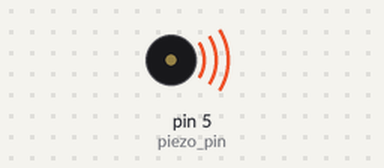
A sketch run on a simulated Arduino Uno, built with avr-gcc and run on an emulated ATmega328P. Shown: buzzer (waves = sounding).

Above: at 0.3 s.
Timing chart, 0 to 11.4 s (numbered marks = the images above):
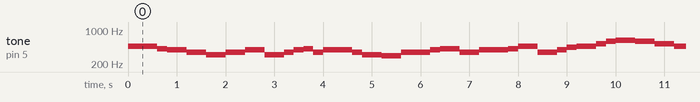

Measured:
- by itself, tone on pin 5 (piezo_pin): plays 466 Hz for 0.60 s, 415 Hz for 0.20 s, 392 Hz for 0.40 s, 349 Hz for 0.40 s, 311 Hz for 0.40 s, 349 Hz for 0.40 s … (341 notes in this stretch)

The sketch:

piezoDeckTheHalls.ino
```cpp
int piezo_pin = 5;

// One octave of notes between A4 and A5
int note_A4 = 440;
float note_As4 = 466.16; float note_Bb4 = note_As4;
int note_B4 = 494;
int note_C5 = 523;
int note_Cs5 = 554; int note_Db5 = note_Cs5;
int note_D5 = 587;
float note_Ds5 = 622.25; float note_Eb5 = note_Ds5;
int note_E5 = 659;
int note_F5 = 698;
int note_Fs5 = 740; int note_Gb5 = note_Fs5;
int note_G5 = 784;
float note_Gs5 = 830.61; float note_Ab5 = note_Gs5;
float note_Ab4 = 415.30;
int note_G4 = 392;
float note_F4 = 349.23;
float note_Eb4 = 311.13;
float note_D4 = 293.66;
int note_A5 = note_A4 * 2;
int note_As5 = note_As4 * 2; int note_Bb5 = note_As5;
int note_B5 = note_B4 * 2;

int note_rest = -1;

// note lengths defined here
long whole_note = 1600; // change tempo by changing duration of one measure
long half_note = whole_note / 2;
long quarter_note = whole_note / 4;
long eighth_note = whole_note / 8;
long sixteenth_note = whole_note / 16;
long dotted_quarter = quarter_note + eighth_note;

// WRITE YOUR SONG HERE
// if you want there to be silence between notes,
//   staccato should be true
bool staccato = true;

void setup() {
  pinMode(piezo_pin, OUTPUT);
  Serial.begin(9600);
}


void loop() {
  int verse_1[17][2]= {{note_Bb4, dotted_quarter}, {note_Ab4, eighth_note},{note_G4, quarter_note},
  {note_F4, quarter_note},{note_Eb4, quarter_note}, {note_F4, quarter_note},
  {note_G4, quarter_note},{note_Eb4, quarter_note}, {note_F4, eighth_note},
  {note_G4, eighth_note},{note_Ab4, eighth_note},{note_F4, eighth_note},{note_G4, dotted_quarter},
  {note_F4, eighth_note},{note_Eb4, quarter_note},{note_D4, quarter_note},{note_Eb4, half_note}};

  int verse_2[17][2]= {{ note_F4, dotted_quarter},{note_G4, eighth_note},{note_Ab4, quarter_note},{note_F4, quarter_note},
  {note_G4, dotted_quarter},{note_Ab4, eighth_note},{note_Bb4, quarter_note},{note_F4, quarter_note},{note_G4, eighth_note},
  {note_A4, eighth_note},{note_Bb4, quarter_note},{note_C5, eighth_note},{note_D5, eighth_note},{note_Eb5, quarter_note},
  {note_D5, quarter_note},{note_C5, quarter_note},{note_Bb4, half_note}};

  int verse_3[18][2]= {{note_Bb4, dotted_quarter}, {note_Ab4, eighth_note},{note_G4, quarter_note},
  {note_F4, quarter_note},{note_Eb4, quarter_note}, {note_F4, quarter_note},
  {note_G4, quarter_note},{note_Eb4, quarter_note}, {note_C5, eighth_note},{note_C5, eighth_note},{note_C5, eighth_note},
  {note_C5, eighth_note},{note_Bb4, dotted_quarter},{ note_Ab4, eighth_note},
  {note_G4, quarter_note},{note_F4, quarter_note},{note_Eb4, half_note}};

  for (int note=0; note< 16; note++){
      int frequency= verse_1[note][0];
      int duration= verse_1[note][1];
      tone(piezo_pin, frequency, duration);
      delay(duration);
      }

  for (int note=0; note< 16; note++){
      int frequency2= verse_2[note][0];
      int duration2= verse_2[note][1];
      tone(piezo_pin, frequency2, duration2);
      delay(duration2);
      }

   for (int note=0; note< 17; note++){
      int frequency3= verse_3[note][0];
      int duration3= verse_3[note][1];
      tone(piezo_pin, frequency3, duration3);
      delay(duration3);
      }
  //verse1
//  tone(piezo_pin, note_Bb4, dotted_quarter);
//  delay(600);
//  tone(piezo_pin, note_Ab4, eighth_note);
//  delay(200);
//  tone(piezo_pin, note_G4, quarter_note);
//  delay(400);
//  tone(piezo_pin, note_F4, quarter_note);
//  delay(400);
//  tone(piezo_pin, note_Eb4, quarter_note);
//  delay(400);
//  tone(piezo_pin, note_F4, quarter_note);
//  delay(400);
//  tone(piezo_pin, note_G4, quarter_note);
//  delay(400);
//  tone(piezo_pin, note_Eb4, quarter_note);
//  delay(400);
//  tone(piezo_pin, note_F4, eighth_note);
//  delay(200);
//  tone(piezo_pin, note_G4, eighth_note);
//  delay(200);
//  tone(piezo_pin, note_Ab4, eighth_note);
//  delay(200);
//  tone(piezo_pin, note_F4, eighth_note);
//  delay(200);
//  tone(piezo_pin, note_G4, dotted_quarter);
//  delay(600);
//  tone(piezo_pin, note_F4, eighth_note);
//  delay(200);
//  tone(piezo_pin, note_Eb4, quarter_note);
//  delay(400);
//  tone(piezo_pin, note_D4, quarter_note);
//  delay(400);
//  tone(piezo_pin, note_Eb4, half_note);
//  delay(800);
//
//  tone(piezo_pin, note_Bb4, dotted_quarter);
//  delay(600);
//  tone(piezo_pin, note_Ab4, eighth_note);
//  delay(200);
//  tone(piezo_pin, note_G4, quarter_note);
//  delay(400);
//  tone(piezo_pin, note_F4, quarter_note);
//  delay(400);
//  tone(piezo_pin, note_Eb4, quarter_note);
//  delay(400);
//  tone(piezo_pin, note_F4, quarter_note);
//  delay(400);
//  tone(piezo_pin, note_G4, quarter_note);
//  delay(400);
//  tone(piezo_pin, note_Eb4, quarter_note);
//  delay(400);
//  tone(piezo_pin, note_F4, eighth_note);
//  delay(200);
//  tone(piezo_pin, note_G4, eighth_note);
//  delay(200);
//  tone(piezo_pin, note_Ab4, eighth_note);
//  delay(200);
//  tone(piezo_pin, note_F4, eighth_note);
//  delay(200);
//  tone(piezo_pin, note_G4, dotted_quarter);
//  delay(600);
//  tone(piezo_pin, note_F4, eighth_note);
//  delay(200);
//  tone(piezo_pin, note_Eb4, quarter_note);
//  delay(400);
//  tone(piezo_pin, note_D4, quarter_note);
//  delay(400);
//  tone(piezo_pin, note_Eb4, half_note);
//  delay(800);
//
//
////  //verse2
//  tone(piezo_pin, note_F4, dotted_quarter);
//  delay(600);
//  tone(piezo_pin, note_G4, eighth_note);
//  delay(200);
//  tone(piezo_pin, note_Ab4, quarter_note);
//  delay(400);
//  tone(piezo_pin, note_F4, quarter_note);
//  delay(400);
//  tone(piezo_pin, note_G4, dotted_quarter);
//  delay(600);
//  tone(piezo_pin, note_Ab4, eighth_note);
//  delay(200);
//  tone(piezo_pin, note_Bb4, quarter_note);
//  delay(400);
//  tone(piezo_pin, note_F4, quarter_note);
//  delay(400);
//  tone(piezo_pin, note_G4, eighth_note);
//  delay(200);
//  tone(piezo_pin, note_A4, eighth_note);
//  delay(200);
//  tone(piezo_pin, note_Bb4, quarter_note);
//  delay(400);
//  tone(piezo_pin, note_C5, eighth_note);
//  delay(200);
//  tone(piezo_pin, note_D5, eighth_note);
//  delay(200);
//  tone(piezo_pin, note_Eb5, quarter_note);
//  delay(400);
//  tone(piezo_pin, note_D5, quarter_note);
//  delay(400);
//  tone(piezo_pin, note_C5, quarter_note);
//  delay(400);
//  tone(piezo_pin, note_Bb4, half_note);
//  delay(800);
//
//
//
//
////  //verse3
//    tone(piezo_pin, note_Bb4, dotted_quarter);
//    delay(600);
//    tone(piezo_pin, note_Ab4, eighth_note);
//    delay(200);
//    tone(piezo_pin, note_G4, quarter_note);
//    delay(400);
//    tone(piezo_pin, note_F4, quarter_note);
//    delay(400);
//    tone(piezo_pin, note_Eb4, quarter_note);
//    delay(400);
//    tone(piezo_pin, note_F4, quarter_note);
//    delay(400);
//    tone(piezo_pin, note_G4, quarter_note);
//    delay(400);
//    tone(piezo_pin, note_Eb4, quarter_note);
//    delay(400);
//    tone(piezo_pin, note_C5, eighth_note);
//    delay(200);
//    tone(piezo_pin, note_C5, eighth_note);
//    delay(200);
//    tone(piezo_pin, note_C5, eighth_note);
//    delay(200);
//    tone(piezo_pin, note_C5, eighth_note);
//    delay(200);
//    tone(piezo_pin, note_Bb4, dotted_quarter);
//    delay(600);
//    tone(piezo_pin, note_Ab4, eighth_note);
//    delay(200);
//    tone(piezo_pin, note_G4, quarter_note);
//    delay(400);
//    tone(piezo_pin, note_F4, quarter_note);
//    delay(400);
//    tone(piezo_pin, note_Eb4, half_note);
//    delay(3000);
//
//
//
  //PLAY YOUR SONG HERE
}
```
